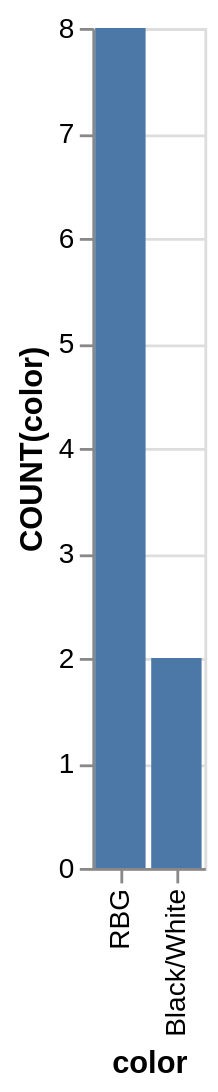

The specification (Vega-Lite) saved for this image:
### Vega-Lite specification from a JSON file in a GitHub repository (floating-point values rounded to 4 significant figures)
{"data": {"values": [{"x_data": "RBG", "y_data": 8}, {"x_data": "Black/White", "y_data": 2}]}, "mark": "bar", "encoding": {"x": {"field": "x_data", "type": "nominal", "title": "color", "sort": {"op": "sum", "field": "y_data", "order": "descending"}}, "y": {"field": "y_data", "type": "quantitative", "title": "COUNT(color)"}}}
